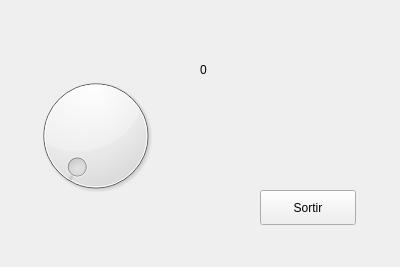
<?xml version="1.0" encoding="UTF-8"?>
<ui version="4.0">
 <class>Form</class>
 <widget class="QWidget" name="Form">
  <property name="geometry">
   <rect>
    <x>0</x>
    <y>0</y>
    <width>400</width>
    <height>267</height>
   </rect>
  </property>
  <property name="windowTitle">
   <string>Form</string>
  </property>
  <widget class="QDial" name="dial">
   <property name="geometry">
    <rect>
     <x>10</x>
     <y>70</y>
     <width>171</width>
     <height>131</height>
    </rect>
   </property>
   <property name="minimum">
    <number>1</number>
   </property>
   <property name="maximum">
    <number>50</number>
   </property>
  </widget>
  <widget class="QPushButton" name="pushButton">
   <property name="geometry">
    <rect>
     <x>260</x>
     <y>190</y>
     <width>96</width>
     <height>35</height>
    </rect>
   </property>
   <property name="text">
    <string>Sortir</string>
   </property>
  </widget>
  <widget class="QLabel" name="label">
   <property name="enabled">
    <bool>true</bool>
   </property>
   <property name="geometry">
    <rect>
     <x>200</x>
     <y>60</y>
     <width>67</width>
     <height>19</height>
    </rect>
   </property>
   <property name="text">
    <string>0</string>
   </property>
  </widget>
 </widget>
 <resources/>
 <connections>
  <connection>
   <sender>dial</sender>
   <signal>valueChanged(int)</signal>
   <receiver>label</receiver>
   <slot>setNum(int)</slot>
   <hints>
    <hint type="sourcelabel">
     <x>110</x>
     <y>110</y>
    </hint>
    <hint type="destinationlabel">
     <x>219</x>
     <y>71</y>
    </hint>
   </hints>
  </connection>
  <connection>
   <sender>dial</sender>
   <signal>sliderPressed()</signal>
   <receiver>label</receiver>
   <slot>show()</slot>
   <hints>
    <hint type="sourcelabel">
     <x>85</x>
     <y>140</y>
    </hint>
    <hint type="destinationlabel">
     <x>251</x>
     <y>67</y>
    </hint>
   </hints>
  </connection>
  <connection>
   <sender>pushButton</sender>
   <signal>clicked()</signal>
   <receiver>Form</receiver>
   <slot>close()</slot>
   <hints>
    <hint type="sourcelabel">
     <x>300</x>
     <y>198</y>
    </hint>
    <hint type="destinationlabel">
     <x>328</x>
     <y>157</y>
    </hint>
   </hints>
  </connection>
 </connections>
</ui>
